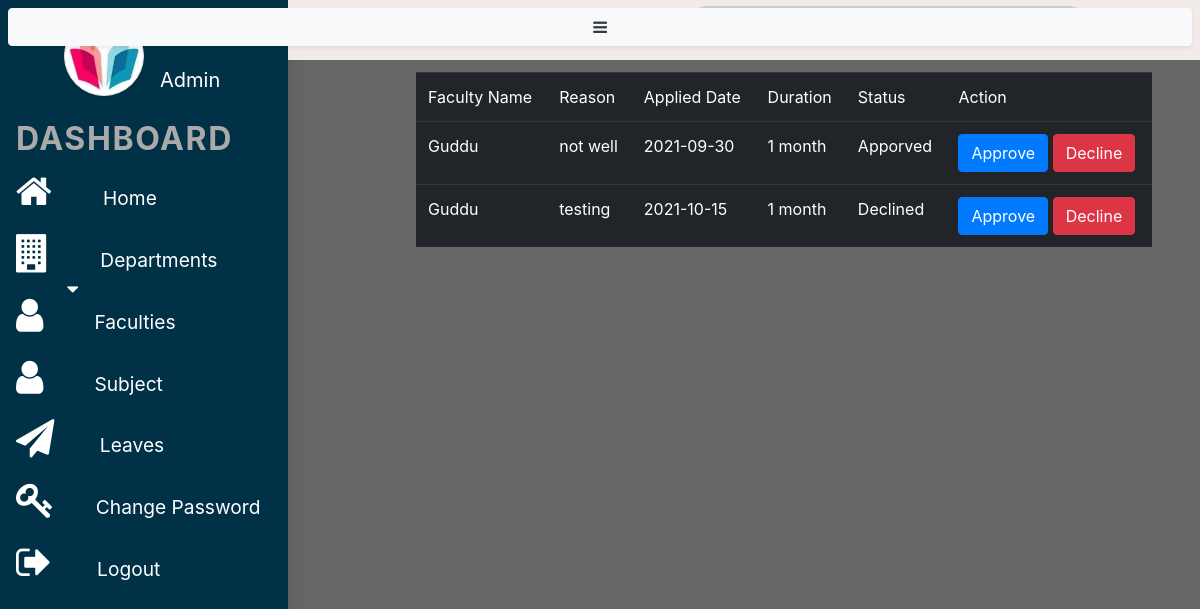
Screenshot of /admin/Leave.php with the database file from the repository.
### tables this page shows
CREATE TABLE `fac_leave` (
  `id` int(11) NOT NULL,
  `fname` varchar(255) NOT NULL,
  `reason` varchar(255) NOT NULL,
  `apdate` date NOT NULL,
  `duration` varchar(255) NOT NULL,
  `status` varchar(255) NOT NULL
);

### admin/Leave.php (the view, shortened to what this page needs)
<?php
include "adminsidebar.php";
include "dbconn.php";
$query = "SELECT * FROM fac_leave";
$result = mysqli_query($conn,$query);
?>
<!DOCTYPE html>
<html lang="en">
<head>
    <link rel="stylesheet" href="https://stackpath.bootstrapcdn.com/bootstrap/4.1.1/css/bootstrap.min.css"
>
    <link rel="stylesheet" href="https://stackpath.bootstrapcdn.com/font-awesome/4.7.0/css/font-awesome.min.css">
    <link rel="stylesheet" href="css/ASdep.css">
</head>
<body>
        <div class="page-content p-5" id="content">
            <div class="topbar fixed-top">
                <button id="sidebarCollapse" class="btn btn-light text-dark bg-light rounded-pill shadow-sm m-2 mb-4 fixed-top">
                    <i class="fa fa-bars"></i>
                </button>
                <div class="search">
                    <label>
                    </label>
                </div>
            </div>
<br>
<?php
if(mysqli_num_rows($result)>0){
?>
<table class="table table-dark">
    <tr>
        <td>Faculty Name</td>
        <td>Reason</td>
        <td>Applied Date</td>
        <td>Duration</td>
        <td>Status</td>
        <td>Action</td>
    </tr>
    <?php
    while($row=mysqli_fetch_array($result)){
    ?>
    <tr>
        <td><?php echo $row["fname"];   ?></td>
        <td><?php echo $row["reason"];   ?></td>
        <td><?php echo $row["apdate"];   ?></td>
        <td><?php echo $row["duration"];   ?></td>
        <td><?php echo $row["status"];   ?></td>
        <td><a  href="approveleave.php?id=<?php echo $row['id']; ?>" class="btn btn-primary">Approve</a>
        <a  href="declineleave.php?id=<?php echo $row['id']; ?>" class="btn btn-danger">Decline</a>
    </td>
    </tr>
    <?php
    }
    ?>
</table>
<?php
}
else{
    echo "No result found";
}
?>
</body>
</html>

### admin/css/styleBoo.css (style rules this page uses)
body { background:url('../img/admin-bg.jpg'); overflow-x: hidden; background-size:cover; background-repeat: no-repeat; }
.topbar { width:100%; background-color: rgb(243, 234, 234); height:60px; padding: 0 10px; display: flex; justify-content: space-between; align-items: center; margin-left: 24%; transition: all 0.4s; }
.search { position:relative; width: 400px; margin: 0 10px; }
.search label { position: relative; width: 100%; }
.page-content { width: calc(100%-23rem); margin-left: 23rem; transition: all 0.4s; }

### admin/css/ASdep.css (style rules this page uses)
body { background:url('../img/admin-bg.jpg'); overflow-x: hidden; background-size:cover; background-repeat: no-repeat; }
.topbar { width:100%; background-color: rgb(243, 234, 234); height:60px; padding: 0 10px; display: flex; justify-content: space-between; align-items: center; margin-left: 24%; transition: all 0.4s; }
.search { position:relative; width: 400px; margin: 0 10px; }
.search label { position: relative; width: 100%; }
.page-content { width: calc(100%-23rem); margin-left: 23rem; transition: all 0.4s; }

### rows the page displays
fac_leave: fname "Guddu", reason "not well", apdate "2021-09-30", duration "1 month", status "Apporved"
fac_leave: fname "Guddu", reason "testing", apdate "2021-10-15", duration "1 month", status "Declined"
